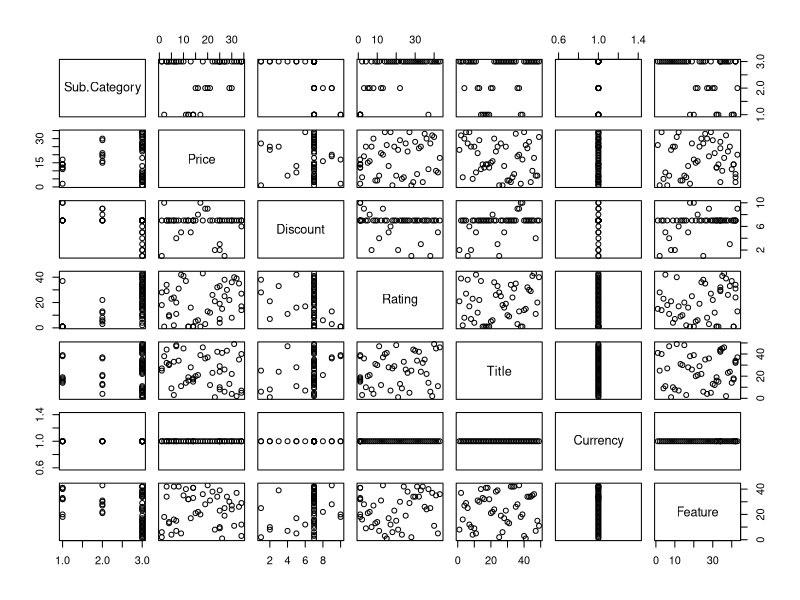

Here is the R script that generated this plot:
## ---- chunk 1
Eledata <- read.csv("Dataset.csv" , header = TRUE, sep = ",")
head(Eledata)
## ---- chunk 2
class(Eledata)
summary(Eledata)
dim(Eledata)
## ---- chunk 3
as.character(Eledata$Price)
## ---- chunk 4
plot(Eledata)
